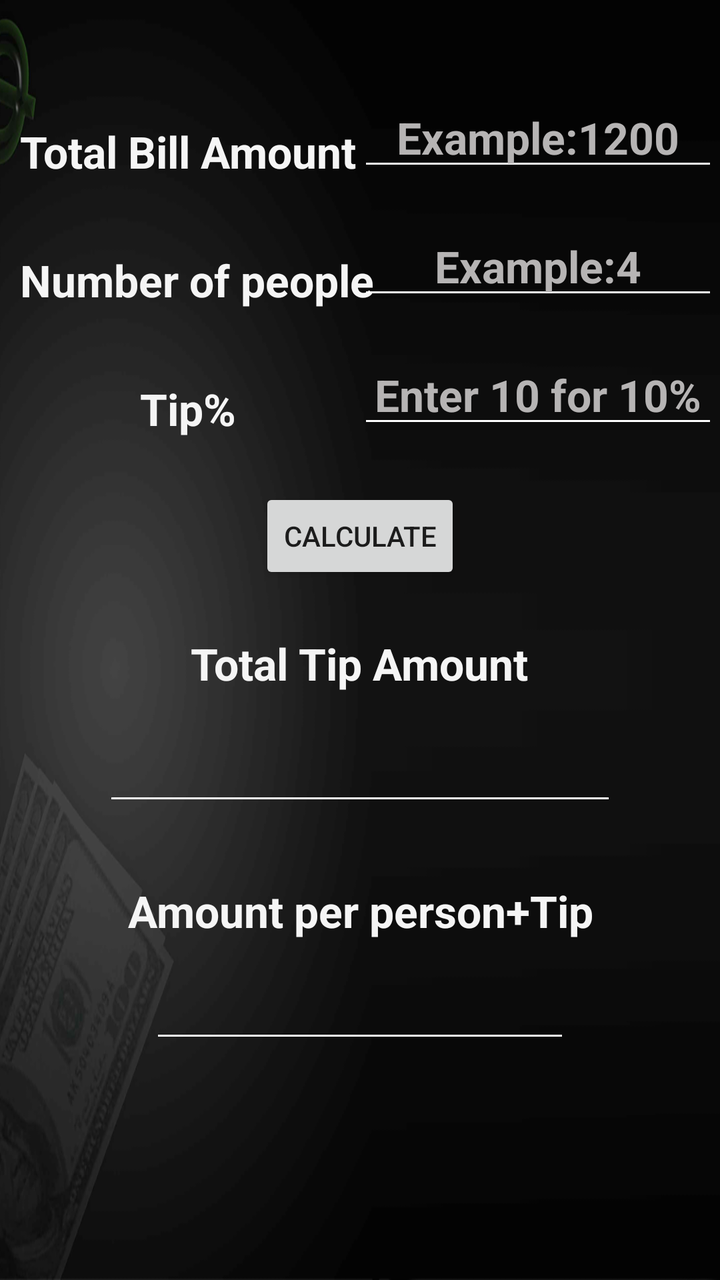
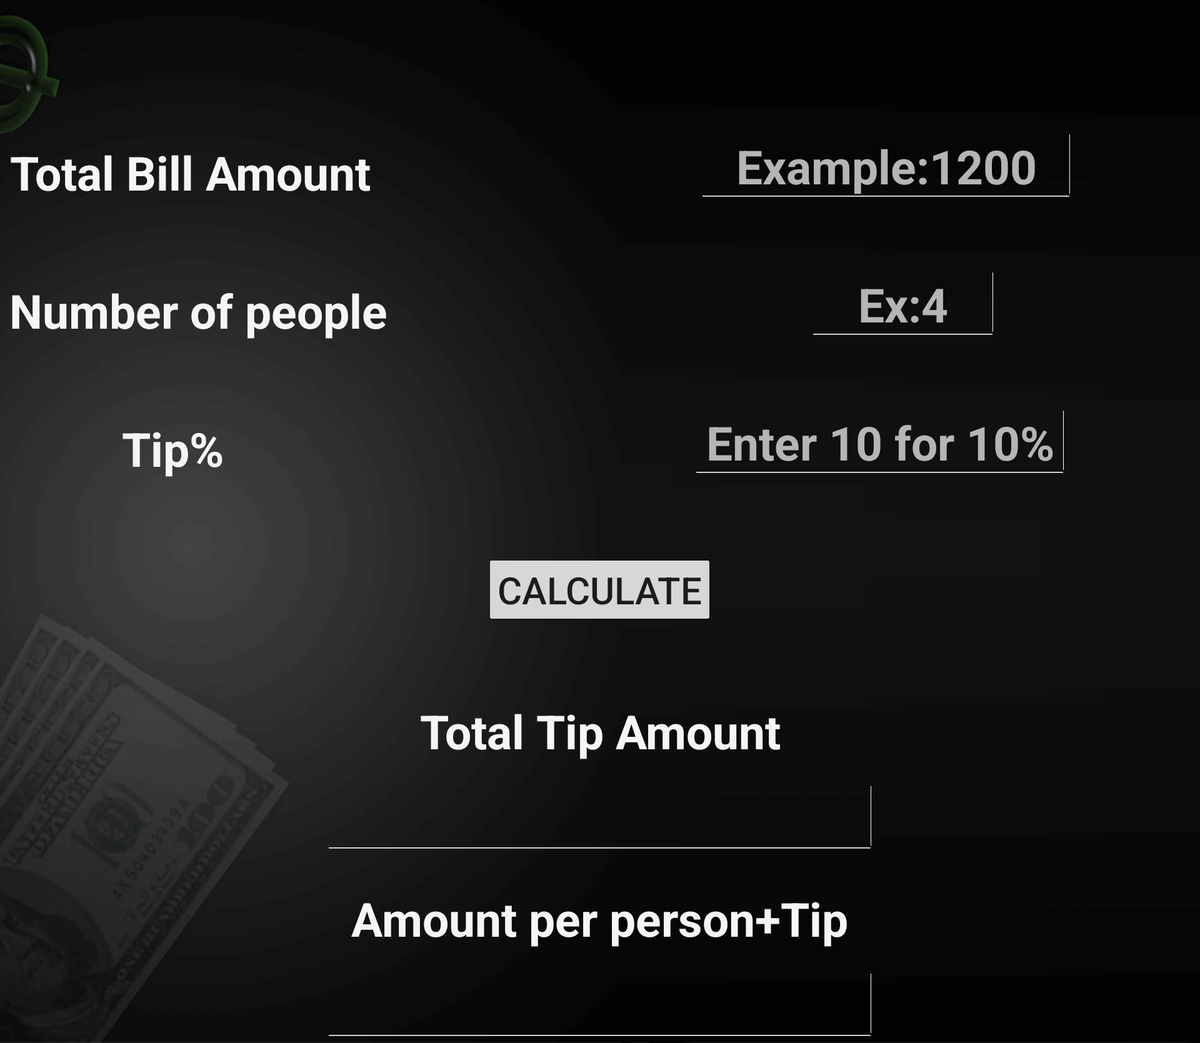

An Android layout and its configuration variant, each rendered on a device that would load it. The default file and the variant file are quoted in full after the pictures.
<!-- AndroidManifest.xml: application theme AppTheme -->
<!-- res/layout/activity_tipcalc.xml -->
<?xml version="1.0" encoding="utf-8"?>
<RelativeLayout xmlns:android="http://schemas.android.com/apk/res/android"
    android:layout_width="match_parent"
    android:layout_height="match_parent"
    android:paddingLeft="10dp"
    android:paddingRight="1dp"
    android:background="@drawable/grad9" >

    <TextView style="@style/white1"
        android:layout_width="wrap_content"
        android:layout_height="wrap_content"
        android:textAppearance="?android:attr/textAppearanceLarge"
        android:text="Total Bill Amount"
        android:id="@+id/textView4"
        android:layout_marginTop="61dp"
        android:layout_alignParentTop="true"
        android:layout_alignParentLeft="true"
        />

    <TextView style="@style/white1"
        android:layout_width="wrap_content"
        android:layout_height="wrap_content"
        android:textAppearance="?android:attr/textAppearanceLarge"
        android:text="Number of people"
        android:id="@+id/textView5"
        android:layout_marginTop="35dp"
        android:layout_below="@+id/textView4"
        android:layout_alignStart="@+id/textView4" />

    <TextView style="@style/white1"
        android:layout_width="wrap_content"
        android:layout_height="wrap_content"
        android:textAppearance="?android:attr/textAppearanceLarge"
        android:text="Tip%"
        android:id="@+id/textView6"
        android:layout_marginTop="35dp"
        android:layout_marginLeft="60dp"
        android:layout_below="@+id/textView5"

         />

    <TextView style="@style/white1"
        android:layout_width="wrap_content"
        android:layout_height="wrap_content"
        android:textAppearance="?android:attr/textAppearanceLarge"
        android:text="Total Tip Amount"
        android:id="@+id/cvi"
        android:layout_below="@+id/btnCal"
        android:layout_marginTop="25dp"
        android:layout_centerHorizontal="true" />

    <EditText style="@style/white1"
        android:layout_width="180dp"
        android:layout_height="wrap_content"
        android:inputType="numberDecimal"
        android:ems="10"
        android:id="@+id/txtCV"
        android:hint="Example:1200"
        android:textColorHint="#b6b4b4"
        android:layout_alignBottom="@+id/textView4"
        android:layout_alignParentEnd="true"
        android:backgroundTint="@android:color/white"/>

    <EditText style="@style/white1"
        android:layout_width="180dp"
        android:layout_height="wrap_content"
        android:inputType="numberDecimal"
        android:ems="10"
        android:id="@+id/txtROI"
        android:hint="Example:4"
        android:textColorHint="#b6b4b4"
        android:layout_alignBottom="@+id/textView5"
        android:layout_alignParentEnd="true"
        android:backgroundTint="@android:color/white"/>

    <EditText style="@style/white1"
        android:layout_width="180dp"
        android:layout_height="wrap_content"
        android:inputType="numberDecimal"
        android:ems="10"
        android:hint="Enter 10 for 10%"
        android:textColorHint="#b6b4b4"
        android:id="@+id/txtNOP"
        android:layout_alignBottom="@+id/textView6"
        android:layout_alignEnd="@+id/txtROI"
        android:backgroundTint="@android:color/white"/>

    <EditText style="@style/white1"
        android:layout_width="wrap_content"
        android:layout_height="wrap_content"
        android:inputType="numberDecimal"
        android:ems="10"
        android:id="@+id/txtSI"
        android:layout_below="@+id/cvi"
        android:layout_centerHorizontal="true"
        android:layout_marginTop="15dp"
        android:backgroundTint="@android:color/white"/>

    <Button
        android:layout_width="wrap_content"
        android:layout_height="wrap_content"
        android:text="@string/cal"
        android:id="@+id/btnCal"
        android:layout_below="@+id/txtNOP"
        android:layout_centerHorizontal="true"
        android:layout_marginTop="25dp"
        android:onClick="pvm" />



    <TextView  style="@style/white1"
        android:layout_width="wrap_content"
        android:layout_height="wrap_content"
        android:textAppearance="?android:attr/textAppearanceLarge"
        android:text="Amount per person+Tip"
        android:id="@+id/textView7"
        android:layout_marginTop="33dp"
        android:layout_below="@+id/txtSI"
        android:layout_centerHorizontal="true" />

    <EditText
        android:layout_width="wrap_content"
        android:layout_height="wrap_content"
        android:inputType="numberDecimal"
        android:ems="10"
        android:id="@+id/txtTAO"
        android:layout_below="@+id/textView7"
        android:layout_centerHorizontal="true"
        android:layout_marginTop="15dp"
        android:backgroundTint="@android:color/white"/>

</RelativeLayout>
<!-- resources referenced by this layout -->
<resources>
  <!-- drawable grad9: jpg bitmap (drawable, 93982 bytes) -->
  <string name="cal">Calculate</string>
  <style name="white1">
          <item name="android:layout_width">wrap_content</item>
          <item name="android:layout_height">wrap_content</item>
          <item name="android:textSize">22dp</item>
          <item name="android:textColor">#f5f5f5</item>
          <item name="android:gravity">center</item>
          <item name="android:textStyle">bold</item>
  
      </style>
  <style name="AppTheme" parent="Theme.AppCompat.Light.DarkActionBar">
          
          <item name="colorPrimary">@color/colorPrimary</item>
          <item name="colorPrimaryDark">@color/colorPrimaryDark</item>
          <item name="colorAccent">@color/colorAccent</item>
      </style>
</resources>
<!-- res/layout-xlarge-land/activity_tipcalc.xml (the repository's variant of the layout above) -->
<!-- drawn on a large tablet held sideways -->
<?xml version="1.0" encoding="utf-8"?>
<ScrollView
    android:id="@+id/scrollViewSI"
    xmlns:android="http://schemas.android.com/apk/res/android"
    android:layout_width="match_parent"
    android:layout_height="match_parent"
    android:fillViewport="true">

<RelativeLayout xmlns:android="http://schemas.android.com/apk/res/android"
    android:layout_width="match_parent"
    android:layout_height="match_parent"
    android:paddingLeft="10dp"
    android:paddingRight="1dp"
    android:background="@drawable/grad9" >


    <TextView style="@style/whiteTablet"
        android:layout_width="wrap_content"
        android:layout_height="wrap_content"
        android:textAppearance="?android:attr/textAppearanceLarge"
        android:text="Total Bill Amount"
        android:id="@+id/textView4"
        android:layout_marginTop="150dp"
        android:layout_alignParentTop="true"
        android:layout_alignParentLeft="true"/>

    <TextView style="@style/whiteTablet"
        android:layout_width="wrap_content"
        android:layout_height="wrap_content"
        android:textAppearance="?android:attr/textAppearanceLarge"
        android:text="Number of people"
        android:id="@+id/textView5"
        android:layout_marginTop="80dp"
        android:layout_below="@+id/textView4"
        android:layout_alignStart="@+id/textView4" />

    <TextView style="@style/whiteTablet"
        android:layout_width="wrap_content"
        android:layout_height="wrap_content"
        android:textAppearance="?android:attr/textAppearanceLarge"
        android:text="Tip%"
        android:id="@+id/textView6"
        android:layout_marginTop="80dp"
        android:layout_marginLeft="120dp"
        android:layout_below="@+id/textView5"/>

    <TextView style="@style/whiteTablet"
        android:layout_width="wrap_content"
        android:layout_height="wrap_content"
        android:textAppearance="?android:attr/textAppearanceLarge"
        android:text="Total Tip Amount"
        android:id="@+id/cvi"
        android:layout_below="@+id/btnCal"
        android:layout_marginTop="80dp"
        android:layout_centerHorizontal="true" />

    <EditText style="@style/whiteTablet"
        android:layout_width="400dp"
        android:layout_height="wrap_content"
        android:inputType="numberDecimal"
        android:ems="10"
        android:id="@+id/txtCV"
        android:hint="Example:1200"
        android:textColorHint="#b6b4b4"
        android:layout_alignBottom="@+id/textView4"
        android:layout_toEndOf="@+id/textView4"
        android:layout_marginLeft="350dp"
        android:backgroundTint="@android:color/white"/>

    <EditText style="@style/whiteTablet"
        android:layout_width="200dp"
        android:layout_height="wrap_content"
        android:inputType="numberDecimal"
        android:ems="10"
        android:id="@+id/txtROI"
        android:hint="Ex:4"
        android:textColorHint="#b6b4b4"
        android:layout_alignBottom="@+id/textView5"
        android:layout_toEndOf="@+id/textView5"
        android:layout_marginLeft="450dp"
        android:backgroundTint="@android:color/white"/>

    <EditText style="@style/whiteTablet"
        android:layout_width="400dp"
        android:layout_height="wrap_content"
        android:inputType="numberDecimal"
        android:ems="10"
        android:hint="Enter 10 for 10%"
        android:textColorHint="#b6b4b4"
        android:id="@+id/txtNOP"
        android:layout_alignBottom="@+id/textView6"
        android:layout_toEndOf="@+id/textView6"
        android:layout_marginLeft="500dp"
        android:backgroundTint="@android:color/white"/>

    <EditText style="@style/whiteTablet"
        android:layout_width="wrap_content"
        android:layout_height="wrap_content"
        android:inputType="numberDecimal"
        android:ems="10"
        android:id="@+id/txtSI"
        android:layout_below="@+id/cvi"
        android:layout_centerHorizontal="true"
        android:layout_marginTop="15dp"
        android:backgroundTint="@android:color/white"/>

    <Button
        android:layout_width="wrap_content"
        android:layout_height="wrap_content"
        android:text="@string/cal"
        android:id="@+id/btnCal"
        android:layout_below="@+id/txtNOP"
        android:layout_centerHorizontal="true"
        android:textSize="40dp"
        android:layout_marginTop="80dp"
        android:onClick="pvm" />



    <TextView  style="@style/whiteTablet"
        android:layout_width="wrap_content"
        android:layout_height="wrap_content"
        android:textAppearance="?android:attr/textAppearanceLarge"
        android:text="Amount per person+Tip"
        android:id="@+id/textView7"
        android:layout_marginTop="33dp"
        android:layout_below="@+id/txtSI"
        android:layout_centerHorizontal="true" />

    <EditText style="@style/whiteTablet"
        android:layout_width="wrap_content"
        android:layout_height="wrap_content"
        android:inputType="numberDecimal"
        android:ems="10"
        android:id="@+id/txtTAO"
        android:layout_below="@+id/textView7"
        android:layout_centerHorizontal="true"
        android:layout_marginTop="15dp"
        android:backgroundTint="@android:color/white"/>

</RelativeLayout>
</ScrollView>
<!-- resources referenced by the variant -->
<!-- as a large tablet held sideways resolves them -->
<resources>
  <!-- drawable grad9: jpg bitmap (drawable, 93982 bytes) -->
  <string name="cal">Calculate</string>
  <style name="whiteTablet">
          <item name="android:layout_width">wrap_content</item>
          <item name="android:layout_height">wrap_content</item>
          <item name="android:textSize">50dp</item>
          <item name="android:textColor">#f5f5f5</item>
          <item name="android:gravity">center</item>
          <item name="android:textStyle">bold</item>
  
      </style>
  <style name="AppTheme" parent="Theme.AppCompat.Light.DarkActionBar">
          
          <item name="colorPrimary">@color/colorPrimary</item>
          <item name="colorPrimaryDark">@color/colorPrimaryDark</item>
          <item name="colorAccent">@color/colorAccent</item>
      </style>
</resources>
